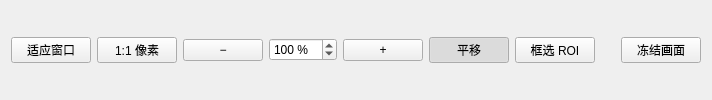
         <widget class="QFrame" name="ccdDetailToolbar">
          <layout class="QHBoxLayout" name="ccdDetailToolbarLayout">
           <property name="spacing">
            <number>6</number>
           </property>
           <item>
            <widget class="QPushButton" name="ccdDetailFitButton">
             <property name="text">
              <string>适应窗口</string>
             </property>
            </widget>
           </item>
           <item>
            <widget class="QPushButton" name="ccdDetailActualSizeButton">
             <property name="text">
              <string>1:1 像素</string>
             </property>
            </widget>
           </item>
           <item>
            <widget class="QPushButton" name="ccdDetailZoomOutButton">
             <property name="text">
              <string>−</string>
             </property>
            </widget>
           </item>
           <item>
            <widget class="QDoubleSpinBox" name="ccdDetailZoomSpinBox">
             <property name="decimals">
              <number>0</number>
             </property>
             <property name="minimum">
              <double>1</double>
             </property>
             <property name="maximum">
              <double>3200</double>
             </property>
             <property name="value">
              <double>100</double>
             </property>
             <property name="suffix">
              <string> %</string>
             </property>
             <property name="maximumSize">
              <size>
               <width>100</width>
               <height>16777215</height>
              </size>
             </property>
            </widget>
           </item>
           <item>
            <widget class="QPushButton" name="ccdDetailZoomInButton">
             <property name="text">
              <string>+</string>
             </property>
            </widget>
           </item>
           <item>
            <widget class="QPushButton" name="ccdDetailPanButton">
             <property name="text">
              <string>平移</string>
             </property>
             <property name="checkable">
              <bool>true</bool>
             </property>
             <property name="checked">
              <bool>true</bool>
             </property>
             <property name="autoExclusive">
              <bool>true</bool>
             </property>
            </widget>
           </item>
           <item>
            <widget class="QPushButton" name="ccdDetailRoiDrawButton">
             <property name="text">
              <string>框选 ROI</string>
             </property>
             <property name="checkable">
              <bool>true</bool>
             </property>
             <property name="autoExclusive">
              <bool>true</bool>
             </property>
            </widget>
           </item>
           <item>
            <spacer name="ccdDetailToolbarSpacer">
             <property name="orientation">
              <enum>Qt::Horizontal</enum>
             </property>
             <property name="sizeHint">
              <size>
               <width>20</width>
               <height>20</height>
              </size>
             </property>
            </spacer>
           </item>
           <item>
            <widget class="QPushButton" name="ccdDetailFreezeButton">
             <property name="text">
              <string>冻结画面</string>
             </property>
             <property name="checkable">
              <bool>true</bool>
             </property>
             <property name="toolTip">
              <string>冻结查看当前帧，便于检查细节和标注；后台采集继续。</string>
             </property>
            </widget>
           </item>
          </layout>
         </widget>
